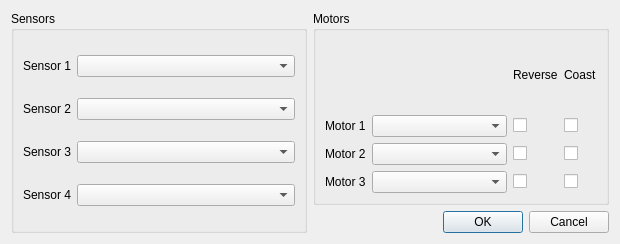
<ui version="4.0" >
 <class>SetupDialog</class>
 <widget class="QDialog" name="SetupDialog" >
  <property name="geometry" >
   <rect>
    <x>0</x>
    <y>0</y>
    <width>620</width>
    <height>244</height>
   </rect>
  </property>
  <property name="windowTitle" >
   <string>Dialog</string>
  </property>
  <layout class="QHBoxLayout" name="horizontalLayout_4" >
   <item>
    <widget class="QGroupBox" name="groupBox" >
     <property name="title" >
      <string>Sensors</string>
     </property>
     <layout class="QGridLayout" name="gridLayout_2" >
      <item row="0" column="0" >
       <widget class="QLabel" name="label" >
        <property name="text" >
         <string>Sensor 1</string>
        </property>
        <property name="alignment" >
         <set>Qt::AlignLeading|Qt::AlignLeft|Qt::AlignVCenter</set>
        </property>
       </widget>
      </item>
      <item row="0" column="1" >
       <widget class="QComboBox" name="m_sensorCombo1" >
        <property name="sizePolicy" >
         <sizepolicy vsizetype="Fixed" hsizetype="Expanding" >
          <horstretch>0</horstretch>
          <verstretch>0</verstretch>
         </sizepolicy>
        </property>
       </widget>
      </item>
      <item row="1" column="0" >
       <widget class="QLabel" name="label_2" >
        <property name="text" >
         <string>Sensor 2</string>
        </property>
       </widget>
      </item>
      <item row="1" column="1" >
       <widget class="QComboBox" name="m_sensorCombo2" />
      </item>
      <item row="2" column="0" >
       <widget class="QLabel" name="label_3" >
        <property name="text" >
         <string>Sensor 3</string>
        </property>
       </widget>
      </item>
      <item row="2" column="1" >
       <widget class="QComboBox" name="m_sensorCombo3" />
      </item>
      <item row="3" column="0" >
       <widget class="QLabel" name="label_4" >
        <property name="text" >
         <string>Sensor 4</string>
        </property>
       </widget>
      </item>
      <item row="3" column="1" >
       <widget class="QComboBox" name="m_sensorCombo4" />
      </item>
     </layout>
    </widget>
   </item>
   <item>
    <layout class="QVBoxLayout" name="verticalLayout" >
     <item>
      <widget class="QGroupBox" name="groupBox_2" >
       <property name="title" >
        <string>Motors</string>
       </property>
       <layout class="QGridLayout" name="gridLayout" >
        <item row="0" column="0" >
         <spacer name="horizontalSpacer" >
          <property name="orientation" >
           <enum>Qt::Horizontal</enum>
          </property>
          <property name="sizeHint" stdset="0" >
           <size>
            <width>181</width>
            <height>20</height>
           </size>
          </property>
         </spacer>
        </item>
        <item row="0" column="1" >
         <widget class="QLabel" name="label_8" >
          <property name="text" >
           <string>Reverse</string>
          </property>
         </widget>
        </item>
        <item row="0" column="2" >
         <widget class="QLabel" name="label_9" >
          <property name="text" >
           <string>Coast</string>
          </property>
         </widget>
        </item>
        <item row="1" column="0" >
         <layout class="QHBoxLayout" name="horizontalLayout" >
          <item>
           <widget class="QLabel" name="label_5" >
            <property name="text" >
             <string>Motor 1</string>
            </property>
           </widget>
          </item>
          <item>
           <widget class="QComboBox" name="m_motorCombo1" >
            <property name="sizePolicy" >
             <sizepolicy vsizetype="Fixed" hsizetype="Expanding" >
              <horstretch>0</horstretch>
              <verstretch>0</verstretch>
             </sizepolicy>
            </property>
           </widget>
          </item>
         </layout>
        </item>
        <item row="1" column="1" >
         <widget class="QCheckBox" name="m_motor1RevCheck" >
          <property name="text" >
           <string/>
          </property>
         </widget>
        </item>
        <item row="1" column="2" >
         <widget class="QCheckBox" name="m_motor1CoastCheck" >
          <property name="text" >
           <string/>
          </property>
         </widget>
        </item>
        <item row="2" column="0" >
         <layout class="QHBoxLayout" name="horizontalLayout_2" >
          <item>
           <widget class="QLabel" name="label_6" >
            <property name="text" >
             <string>Motor 2</string>
            </property>
           </widget>
          </item>
          <item>
           <widget class="QComboBox" name="m_motorCombo2" >
            <property name="sizePolicy" >
             <sizepolicy vsizetype="Fixed" hsizetype="Expanding" >
              <horstretch>0</horstretch>
              <verstretch>0</verstretch>
             </sizepolicy>
            </property>
           </widget>
          </item>
         </layout>
        </item>
        <item row="2" column="1" >
         <widget class="QCheckBox" name="m_motor2RevCheck" >
          <property name="text" >
           <string/>
          </property>
         </widget>
        </item>
        <item row="2" column="2" >
         <widget class="QCheckBox" name="m_motor2CoastCheck" >
          <property name="text" >
           <string/>
          </property>
         </widget>
        </item>
        <item row="3" column="0" >
         <layout class="QHBoxLayout" name="horizontalLayout_3" >
          <item>
           <widget class="QLabel" name="label_7" >
            <property name="text" >
             <string>Motor 3</string>
            </property>
           </widget>
          </item>
          <item>
           <widget class="QComboBox" name="m_motorCombo3" >
            <property name="sizePolicy" >
             <sizepolicy vsizetype="Fixed" hsizetype="Expanding" >
              <horstretch>0</horstretch>
              <verstretch>0</verstretch>
             </sizepolicy>
            </property>
           </widget>
          </item>
         </layout>
        </item>
        <item row="3" column="1" >
         <widget class="QCheckBox" name="m_motor3RevCheck" >
          <property name="text" >
           <string/>
          </property>
         </widget>
        </item>
        <item row="3" column="2" >
         <widget class="QCheckBox" name="m_motor3CoastCheck" >
          <property name="text" >
           <string/>
          </property>
         </widget>
        </item>
       </layout>
      </widget>
     </item>
     <item>
      <widget class="QDialogButtonBox" name="buttonBox" >
       <property name="orientation" >
        <enum>Qt::Horizontal</enum>
       </property>
       <property name="standardButtons" >
        <set>QDialogButtonBox::Cancel|QDialogButtonBox::Ok</set>
       </property>
      </widget>
     </item>
    </layout>
   </item>
  </layout>
 </widget>
 <resources/>
 <connections>
  <connection>
   <sender>buttonBox</sender>
   <signal>accepted()</signal>
   <receiver>SetupDialog</receiver>
   <slot>accept()</slot>
   <hints>
    <hint type="sourcelabel" >
     <x>248</x>
     <y>254</y>
    </hint>
    <hint type="destinationlabel" >
     <x>157</x>
     <y>274</y>
    </hint>
   </hints>
  </connection>
  <connection>
   <sender>buttonBox</sender>
   <signal>rejected()</signal>
   <receiver>SetupDialog</receiver>
   <slot>reject()</slot>
   <hints>
    <hint type="sourcelabel" >
     <x>316</x>
     <y>260</y>
    </hint>
    <hint type="destinationlabel" >
     <x>286</x>
     <y>274</y>
    </hint>
   </hints>
  </connection>
 </connections>
</ui>
